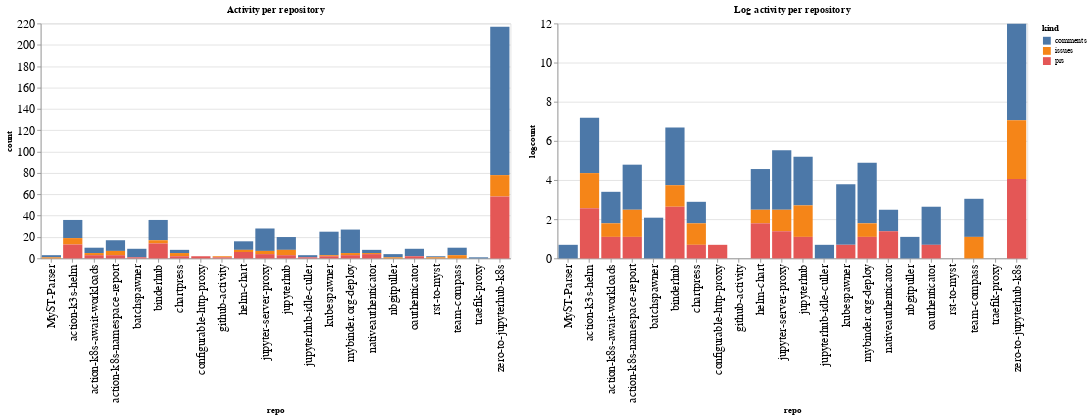

Notebook code for this chart:
### Code cell
ch1 = alt.Chart(repo_summaries, width=600, title="Activity per repository").mark_bar().encode(
    x='repo',
    y='count',
    color='kind',
    tooltip="kind"
)

ch2 = alt.Chart(repo_summaries, width=600, title="Log activity per repository").mark_bar().encode(
    x='repo',
    y='logcount',
    color='kind',
    tooltip="kind"
)

ch1 | ch2

### Figure 1 — Vega-Lite specification as saved in the notebook (floating-point values rounded to 4 significant figures)
{"config": {"axisLeft": {"labelFontSize": 15}, "axisBottom": {"labelFontSize": 15}}, "hconcat": [{"mark": "bar", "encoding": {"color": {"type": "nominal", "field": "kind"}, "tooltip": {"type": "nominal", "field": "kind"}, "x": {"type": "nominal", "field": "repo"}, "y": {"type": "quantitative", "field": "count"}}, "title": "Activity per repository", "width": 600}, {"mark": "bar", "encoding": {"color": {"type": "nominal", "field": "kind"}, "tooltip": {"type": "nominal", "field": "kind"}, "x": {"type": "nominal", "field": "repo"}, "y": {"type": "quantitative", "field": "logcount"}}, "title": "Log activity per repository", "width": 600}], "data": {"name": "data-b4cb813cb43861e4b2c0c072832720fc"}, "$schema": "https://vega.github.io/schema/vega-lite/v4.8.1.json", "datasets": {"data-b4cb813cb43861e4b2c0c072832720fc": [{"repo": "MyST-Parser", "kind": "comments", "count": 2, "logcount": 0.6931}, {"repo": "MyST-Parser", "kind": "issues", "count": 1, "logcount": 0.0}, {"repo": "action-k3s-helm", "kind": "comments", "count": 17, "logcount": 2.833}, {"repo": "action-k3s-helm", "kind": "issues", "count": 6, "logcount": 1.792}, {"repo": "action-k3s-helm", "kind": "prs", "count": 13, "logcount": 2.565}, {"repo": "action-k8s-await-workloads", "kind": "comments", "count": 5, "logcount": 1.609}, {"repo": "action-k8s-await-workloads", "kind": "issues", "count": 2, "logcount": 0.6931}, {"repo": "action-k8s-await-workloads", "kind": "prs", "count": 3, "logcount": 1.099}, {"repo": "action-k8s-namespace-report", "kind": "comments", "count": 10, "logcount": 2.303}, {"repo": "action-k8s-namespace-report", "kind": "issues", "count": 4, "logcount": 1.386}, {"repo": "action-k8s-namespace-report", "kind": "prs", "count": 3, "logcount": 1.099}, {"repo": "batchspawner", "kind": "comments", "count": 8, "logcount": 2.079}, {"repo": "batchspawner", "kind": "prs", "count": 1, "logcount": 0.0}, {"repo": "binderhub", "kind": "comments", "count": 19, "logcount": 2.944}, {"repo": "binderhub", "kind": "issues", "count": 3, "logcount": 1.099}, {"repo": "binderhub", "kind": "prs", "count": 14, "logcount": 2.639}, {"repo": "chartpress", "kind": "comments", "count": 3, "logcount": 1.099}, {"repo": "chartpress", "kind": "issues", "count": 3, "logcount": 1.099}, {"repo": "chartpress", "kind": "prs", "count": 2, "logcount": 0.6931}, {"repo": "configurable-http-proxy", "kind": "prs", "count": 2, "logcount": 0.6931}, {"repo": "github-activity", "kind": "issues", "count": 1, "logcount": 0.0}, {"repo": "github-activity", "kind": "prs", "count": 1, "logcount": 0.0}, {"repo": "helm-chart", "kind": "comments", "count": 8, "logcount": 2.079}, {"repo": "helm-chart", "kind": "issues", "count": 2, "logcount": 0.6931}, {"repo": "helm-chart", "kind": "prs", "count": 6, "logcount": 1.792}, {"repo": "jupyter-server-proxy", "kind": "comments", "count": 21, "logcount": 3.045}, {"repo": "jupyter-server-proxy", "kind": "issues", "count": 3, "logcount": 1.099}, {"repo": "jupyter-server-proxy", "kind": "prs", "count": 4, "logcount": 1.386}, {"repo": "jupyterhub", "kind": "comments", "count": 12, "logcount": 2.485}, {"repo": "jupyterhub", "kind": "issues", "count": 5, "logcount": 1.609}, {"repo": "jupyterhub", "kind": "prs", "count": 3, "logcount": 1.099}, {"repo": "jupyterhub-idle-culler", "kind": "comments", "count": 2, "logcount": 0.6931}, {"repo": "jupyterhub-idle-culler", "kind": "prs", "count": 1, "logcount": 0.0}, {"repo": "kubespawner", "kind": "comments", "count": 22, "logcount": 3.091}, {"repo": "kubespawner", "kind": "issues", "count": 1, "logcount": 0.0}, {"repo": "kubespawner", "kind": "prs", "count": 2, "logcount": 0.6931}, {"repo": "mybinder.org-deploy", "kind": "comments", "count": 22, "logcount": 3.091}, {"repo": "mybinder.org-deploy", "kind": "issues", "count": 2, "logcount": 0.6931}, {"repo": "mybinder.org-deploy", "kind": "prs", "count": 3, "logcount": 1.099}, {"repo": "nativeauthenticator", "kind": "comments", "count": 3, "logcount": 1.099}, {"repo": "nativeauthenticator", "kind": "issues", "count": 1, "logcount": 0.0}, {"repo": "nativeauthenticator", "kind": "prs", "count": 4, "logcount": 1.386}, {"repo": "nbgitpuller", "kind": "comments", "count": 3, "logcount": 1.099}, {"repo": "nbgitpuller", "kind": "issues", "count": 1, "logcount": 0.0}, {"repo": "oauthenticator", "kind": "comments", "count": 7, "logcount": 1.946}, {"repo": "oauthenticator", "kind": "prs", "count": 2, "logcount": 0.6931}, {"repo": "rst-to-myst", "kind": "comments", "count": 1, "logcount": 0.0}, {"repo": "rst-to-myst", "kind": "issues", "count": 1, "logcount": 0.0}, {"repo": "team-compass", "kind": "comments", "count": 7, "logcount": 1.946}, {"repo": "team-compass", "kind": "issues", "count": 3, "logcount": 1.099}, {"repo": "traefik-proxy", "kind": "comments", "count": 1, "logcount": 0.0}, {"repo": "zero-to-jupyterhub-k8s", "kind": "comments", "count": 139, "logcount": 4.934}, {"repo": "zero-to-jupyterhub-k8s", "kind": "issues", "count": 20, "logcount": 2.996}, {"repo": "zero-to-jupyterhub-k8s", "kind": "prs", "count": 58, "logcount": 4.06}]}}
